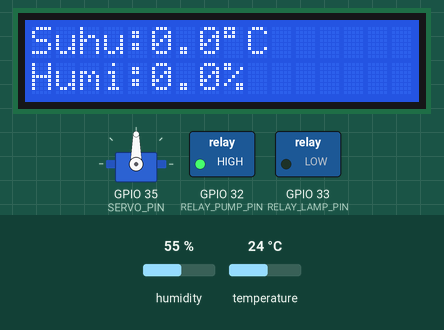
This sketch was run on a simulated ESP32. Shown: 16×2 character LCD, servo, switched loads named in the sketch (green lamp = pin HIGH). The test bench sets the inputs (shaded band); at power-on: temperature 24 °C, humidity 55 %. WiFi joins after 1.5 s; servers stay silent unless stated; no MQTT or app messages arrive unless stated; what the sketch prints to the serial monitor is not drawn.

Above: at 5.8 s.
5.9 s: temperature set to 31.2 °C
At 13.3 s:
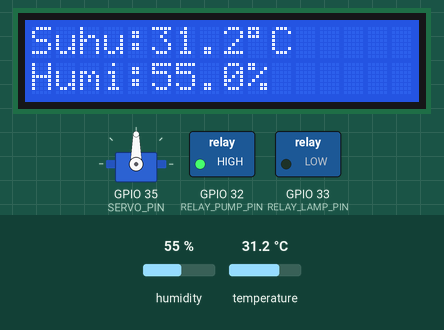
16.1 s: temperature set to 32.4 °C
At 23.7 s:
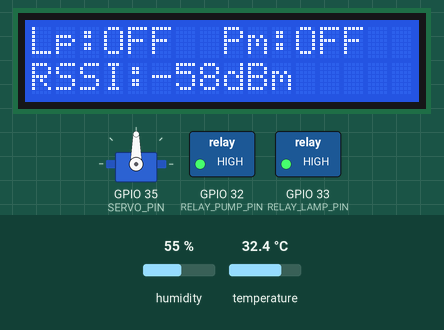
26.1 s: humidity set to 22 %
At 33.4 s:
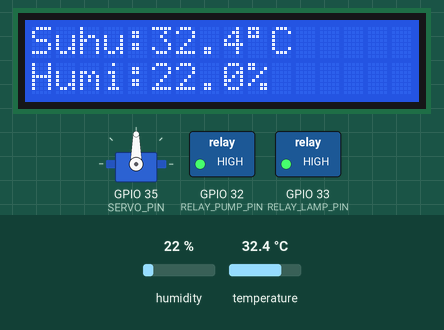
36.1 s: temperature set to 28.6 °C
At 41.9 s:
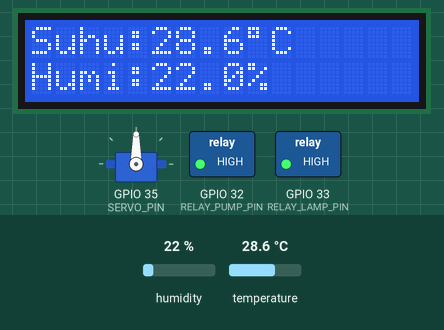
44.1 s: temperature set to 27.3 °C
At 48.0 s:
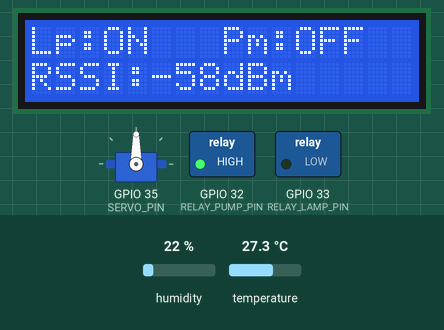
Timing chart, 0 to 49.5 s (numbered marks = the images above; inputs shaded):
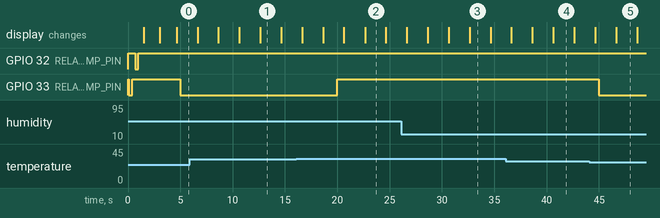

Measured:
- the behaviour switches between 31.9 and 32 °C on temperature (found by bisection; images 1 and 2)
- the behaviour switches between 28 and 27.9 °C on temperature (found by bisection; images 4 and 5)
- after the input at 16.1 s, GPIO 33 (RELAY_LAMP_PIN): LOW → HIGH after 3.9 s; the display: first differs from a run without the input after 4.5 s (image 2 shows a later state)
- after the input at 26.1 s, the display: first differs from a run without the input after 6.5 s (image 3)
- after the input at 36.1 s, the display: first differs from a run without the input after 4.5 s (image 4)
- after the input at 44.1 s, GPIO 33 (RELAY_LAMP_PIN): HIGH → LOW after 0.91 s; the display: first differs from a run without the input after 2.5 s (image 5)
- what the display in image 1 shows lasts 2.0 s, from 12.6 s to 14.6 s

The sketch:

esp32_iot_controller_fixed.ino
```cpp
#include <WiFi.h>
#include <WiFiClientSecure.h>
#include <PubSubClient.h>
#include <ArduinoJson.h>
#include <ESP32Servo.h>
#include <DHT.h>
#include <Wire.h>
#include <LiquidCrystal_I2C.h>

// ════════════════════════════════════════════════════════════
//  PIN DEFINITIONS
// ════════════════════════════════════════════════════════════
#define DHT_PIN         5
#define DHT_TYPE        DHT22
#define SERVO_PIN       35
#define RELAY_LAMP_PIN  33
#define RELAY_PUMP_PIN  32

// ── I2C custom pins ──────────────────────────────────────────
#define I2C_SDA  21
#define I2C_SCL  22

// FIX: Sesuaikan dengan jenis relay board kamu.
//      Kebanyakan modul relay China: Active LOW → RELAY_ON = LOW
//      Jika relay tidak nyala sama sekali, coba balik ke HIGH/LOW
#define RELAY_ON   LOW
#define RELAY_OFF  HIGH

#define SERVO_IDLE   90
#define SERVO_OPEN  180

#define LCD_COLS  16
#define LCD_ROWS   2

#define TEMP_LAMP_ON   28.0f   // nyala kalau suhu < 28°C
#define TEMP_LAMP_OFF  32.0f   // mati  kalau suhu > 32°C

// ════════════════════════════════════════════════════════════
//  KONFIGURASI
// ════════════════════════════════════════════════════════════
const char* WIFI_SSID       = "PRAXIS-TNJ";
const char* WIFI_PASSWORD   = "@techno@213";

// MQTT (HiveMQ Cloud)
const char* MQTT_SERVER     = "601011583e8349a79985f364d6cbae47.s1.eu.hivemq.cloud";
const int   MQTT_PORT       = 8883;
const char* MQTT_USERNAME   = "IoTeam";
const char* MQTT_PASSWORD_M = "Roostech123";
const char* CLIENT_ID       = "esp32-controller";

// Topics
const char* TOPIC_COMMAND   = "esp32/command";
const char* TOPIC_TELEMETRY = "esp32/telemetry";
const char* TOPIC_STATUS    = "esp32/status";

// Interval
const unsigned long TELEMETRY_INTERVAL  = 5000UL;
const unsigned long RECONNECT_INTERVAL  = 5000UL;
const unsigned long LCD_UPDATE_INTERVAL = 2000UL;

// ════════════════════════════════════════════════════════════
//  GLOBALS
// ════════════════════════════════════════════════════════════
WiFiClientSecure secureClient;
PubSubClient     mqttClient(secureClient);
DHT              dht(DHT_PIN, DHT_TYPE);
Servo            feederServo;
LiquidCrystal_I2C lcd(0x27, LCD_COLS, LCD_ROWS);

unsigned long lastTelemetryMs = 0;
unsigned long lastReconnectMs = 0;
unsigned long lastLcdMs       = 0;

bool  lampState = false;
bool  pumpState = false;
float lastTemp  = 0.0f;
float lastHumi  = 0.0f;

int lcdPage = 0;

// ════════════════════════════════════════════════════════════
//  FORWARD DECLARATIONS
// ════════════════════════════════════════════════════════════
void connectWiFi();
void connectMQTT();
void mqttCallback(char* topic, byte* payload, unsigned int length);
void publishStatus(const char* state);
void publishTelemetry(float temp, float humi, int rssi);
void handleCommand(const char* payload, unsigned int length);
void setLamp(bool on, const char* by = "manual");
void setPump(bool on);
void doFeeding(int durationSec);
void checkAutoLamp(float temp);
void readAndPublishSensor();
void updateLCD();
void lcdShowLine(int row, const String& text);

// ════════════════════════════════════════════════════════════
//  SETUP
// ════════════════════════════════════════════════════════════
void setup() {
    Serial.begin(115200);
    Serial.println("\n[Boot] ESP32 IoT Controller starting...");

    // ── GPIO ────────────────────────────────────────────────
    pinMode(RELAY_LAMP_PIN, OUTPUT);
    pinMode(RELAY_PUMP_PIN, OUTPUT);
    digitalWrite(RELAY_LAMP_PIN, RELAY_OFF);
    digitalWrite(RELAY_PUMP_PIN, RELAY_OFF);

    // ── FIX: I2C custom SDA/SCL sebelum lcd.init() ──────────
    Wire.begin(I2C_SDA, I2C_SCL);

    // ── LCD I2C ─────────────────────────────────────────────
    lcd.init();
    lcd.backlight();
    lcd.setCursor(0, 0); lcd.print("  IoT Controller");
    lcd.setCursor(0, 1); lcd.print("  Booting...    ");
    Serial.println("[LCD]  Initialized");

    // ── FIX: Relay boot-test ─────────────────────────────────
    // Jika relay berbunyi klik 2x → hardware OK, masalah di logika/MQTT
    // Jika tidak berbunyi sama sekali → cek wiring / ganti RELAY_ON ke HIGH
    Serial.println("[TEST] Relay lamp test...");
    digitalWrite(RELAY_LAMP_PIN, RELAY_ON);
    delay(300);
    digitalWrite(RELAY_LAMP_PIN, RELAY_OFF);
    delay(300);
    Serial.println("[TEST] Relay pump test...");
    digitalWrite(RELAY_PUMP_PIN, RELAY_ON);
    delay(300);
    digitalWrite(RELAY_PUMP_PIN, RELAY_OFF);
    Serial.println("[TEST] Relay test selesai");

    // ── Servo ────────────────────────────────────────────────
    feederServo.attach(SERVO_PIN);
    feederServo.write(SERVO_IDLE);
    delay(500);
    feederServo.detach(); // FIX: detach agar tidak jitter/panas saat idle

    // ── DHT ─────────────────────────────────────────────────
    dht.begin();

    // ── WiFi ─────────────────────────────────────────────────
    lcd.clear();
    lcd.setCursor(0, 0); lcd.print("Connecting WiFi ");
    connectWiFi();
    lcd.clear();
    lcd.setCursor(0, 0); lcd.print("WiFi OK!        ");
    lcd.setCursor(0, 1);
    String ipStr = WiFi.localIP().toString();
    while (ipStr.length() < LCD_COLS) ipStr += ' ';
    lcd.print(ipStr.substring(0, LCD_COLS));
    delay(1500);

    // ── MQTT ─────────────────────────────────────────────────
    secureClient.setInsecure();
    mqttClient.setServer(MQTT_SERVER, MQTT_PORT);
    mqttClient.setCallback(mqttCallback);
    mqttClient.setBufferSize(512);
    connectMQTT();

    Serial.println("[Boot] Setup selesai!");
}

// ════════════════════════════════════════════════════════════
//  LOOP
// ════════════════════════════════════════════════════════════
void loop() {
    // ── MQTT keepalive ───────────────────────────────────────
    if (!mqttClient.connected()) {
        unsigned long now = millis();
        if (now - lastReconnectMs >= RECONNECT_INTERVAL) {
            lastReconnectMs = now;
            connectMQTT();
        }
        return;
    }
    mqttClient.loop();

    unsigned long now = millis();

    // ── Telemetri + auto lamp ────────────────────────────────
    if (now - lastTelemetryMs >= TELEMETRY_INTERVAL) {
        lastTelemetryMs = now;
        readAndPublishSensor();
    }

    // ── Update LCD ───────────────────────────────────────────
    if (now - lastLcdMs >= LCD_UPDATE_INTERVAL) {
        lastLcdMs = now;
        updateLCD();
    }
}

// ════════════════════════════════════════════════════════════
//  SENSOR
// ════════════════════════════════════════════════════════════
void readAndPublishSensor() {
    float temp = dht.readTemperature();
    float humi = dht.readHumidity();

    if (isnan(temp) || isnan(humi)) {
        Serial.println("[DHT] !! Gagal baca sensor");
        lcd.clear();
        lcdShowLine(0, "DHT Error!      ");
        lcdShowLine(1, "Cek kabel DHT22 ");
        return;
    }

    lastTemp = temp;
    lastHumi = humi;
    Serial.printf("[DHT]  Suhu: %.1f C | Humi: %.1f%%\n", temp, humi);

    checkAutoLamp(temp);
    publishTelemetry(temp, humi, WiFi.RSSI());
}

// ════════════════════════════════════════════════════════════
//  LCD UPDATE — Bolak-balik 2 halaman tiap LCD_UPDATE_INTERVAL
//  Halaman 0: Suhu & Humidity
//  Halaman 1: Status Lamp & Pump + RSSI
// ════════════════════════════════════════════════════════════
void updateLCD() {
    lcd.clear();
    if (lcdPage == 0) {
        // Baris 0: "Suhu:28.5C"
        char line0[LCD_COLS + 1];
        snprintf(line0, sizeof(line0), "Suhu:%-5.1fC     ", lastTemp);
        // tambahkan karakter derajat manual
        lcd.setCursor(0, 0);
        lcd.print("Suhu:");
        lcd.print(lastTemp, 1);
        lcd.write((uint8_t)223); // °
        lcd.print("C");

        // Baris 1: "Humi:65.2%"
        lcd.setCursor(0, 1);
        lcd.print("Humi:");
        lcd.print(lastHumi, 1);
        lcd.print("%");

    } else {
        // Baris 0: "Lp:ON  Pm:OFF"
        lcd.setCursor(0, 0);
        lcd.print("Lp:");
        lcd.print(lampState ? "ON " : "OFF");
        lcd.print("  Pm:");
        lcd.print(pumpState ? "ON " : "OFF");

        // FIX: rssiStr sebelumnya dideklarasi tapi tidak di-print ke LCD
        lcd.setCursor(0, 1);
        String rssiStr = "RSSI:" + String(WiFi.RSSI()) + "dBm";
        while (rssiStr.length() < LCD_COLS) rssiStr += ' ';
        lcd.print(rssiStr.substring(0, LCD_COLS));
    }
    lcdPage = 1 - lcdPage;
}

void lcdShowLine(int row, const String& text) {
    lcd.setCursor(0, row);
    String padded = text;
    while ((int)padded.length() < LCD_COLS) padded += ' ';
    lcd.print(padded.substring(0, LCD_COLS));
}

// ════════════════════════════════════════════════════════════
//  WIFI
// ════════════════════════════════════════════════════════════
void connectWiFi() {
    WiFi.mode(WIFI_STA);
    WiFi.begin(WIFI_SSID, WIFI_PASSWORD);
    int attempt = 0;
    while (WiFi.status() != WL_CONNECTED) {
        delay(500);
        Serial.print(".");
        if (++attempt > 40) {
            Serial.println("\n[WiFi] Gagal connect! Restart...");
            ESP.restart();
        }
    }
    Serial.printf("\n[WiFi] IP: %s\n", WiFi.localIP().toString().c_str());
}

// ════════════════════════════════════════════════════════════
//  MQTT
// ════════════════════════════════════════════════════════════
void connectMQTT() {
    StaticJsonDocument<64> willDoc;
    willDoc["state"] = "OFFLINE";
    char willPayload[64];
    serializeJson(willDoc, willPayload);

    bool ok = mqttClient.connect(
        CLIENT_ID, MQTT_USERNAME, MQTT_PASSWORD_M,
        TOPIC_STATUS, 1, true, willPayload
    );

    if (ok) {
        mqttClient.subscribe(TOPIC_COMMAND, 1);
        publishStatus("ONLINE");
        Serial.println("[MQTT] Connected & subscribed");
        lcdShowLine(0, "MQTT: Connected ");
    } else {
        Serial.printf("[MQTT] Gagal, rc=%d\n", mqttClient.state());
        lcdShowLine(0, "MQTT: FAILED!   ");
    }
}

void mqttCallback(char* topic, byte* payload, unsigned int length) {
    Serial.printf("[MQTT IN] [%s]: ", topic);
    for (unsigned int i = 0; i < length; i++) Serial.print((char)payload[i]);
    Serial.println();
    if (strcmp(topic, TOPIC_COMMAND) == 0)
        handleCommand((const char*)payload, length);
}

void publishStatus(const char* state) {
    StaticJsonDocument<64> doc;
    doc["state"] = state;
    char buf[64];
    serializeJson(doc, buf);
    mqttClient.publish(TOPIC_STATUS, buf, true);
}

// FIX: temperature & humidity dikirim sebagai float, bukan String serialized
void publishTelemetry(float temp, float humi, int rssi) {
    StaticJsonDocument<192> doc;
    doc["temperature"] = temp;
    doc["humidity"]    = humi;
    doc["rssi"]        = rssi;
    doc["lamp"]        = lampState ? "ON" : "OFF";
    doc["pump"]        = pumpState ? "ON" : "OFF";
    char buf[192];
    serializeJson(doc, buf);
    mqttClient.publish(TOPIC_TELEMETRY, buf);
}

// ════════════════════════════════════════════════════════════
//  COMMAND HANDLER
//  Commands:
//    {"command":"ping"}
//    {"command":"relay","pin":"1","value":"on"}   → lampu
//    {"command":"relay","pin":"2","value":"on"}   → pompa
//    {"command":"servo","value":"start","duration":3}
// ════════════════════════════════════════════════════════════
void handleCommand(const char* payload, unsigned int length) {
    StaticJsonDocument<256> doc;
    DeserializationError err = deserializeJson(doc, payload, length);
    if (err) {
        Serial.printf("[CMD] JSON parse error: %s\n", err.c_str());
        return;
    }

    const char* cmd = doc["command"] | "";
    Serial.printf("[CMD] Command: %s\n", cmd);

    if (strcmp(cmd, "ping") == 0) {
        StaticJsonDocument<128> resp;
        resp["response"]    = "pong";
        resp["temperature"] = lastTemp;
        resp["rssi"]        = WiFi.RSSI();
        resp["lamp"]        = lampState ? "ON" : "OFF";
        resp["pump"]        = pumpState ? "ON" : "OFF";
        char buf[128];
        serializeJson(resp, buf);
        mqttClient.publish(TOPIC_TELEMETRY, buf);
    }

    else if (strcmp(cmd, "relay") == 0) {
        const char* pin   = doc["pin"]   | "";
        const char* value = doc["value"] | "";
        bool turnOn = (strcmp(value, "on") == 0);

        if      (strcmp(pin, "1") == 0) setLamp(turnOn, "mqtt");
        else if (strcmp(pin, "2") == 0) setPump(turnOn);
        else Serial.printf("[CMD] Unknown pin: %s\n", pin);
    }

    else if (strcmp(cmd, "servo") == 0) {
        float dur = doc["duration"] | 3.0f;
        if (strcmp(doc["value"] | "", "start") == 0 && dur > 0)
            doFeeding((int)dur);
    }

    else {
        Serial.printf("[CMD] Unknown command: %s\n", cmd);
    }
}

// ════════════════════════════════════════════════════════════
//  SUBSYSTEMS
// ════════════════════════════════════════════════════════════
void setLamp(bool on, const char* by) {
    lampState = on;
    digitalWrite(RELAY_LAMP_PIN, on ? RELAY_ON : RELAY_OFF);
    Serial.printf("[LAMP]  %s (by: %s)\n", on ? "NYALA" : "MATI", by);
}

// ════════════════════════════════════════════════════════════
//  FIX: checkAutoLamp
//  Sebelumnya:  shouldOn = (temp >= 30 && temp < 35)
//    → Lampu nyala saat suhu TINGGI (30–35°C), tidak masuk akal
//      untuk heater/penghangat kandang.
//
//  Sesudah (hysteresis benar):
//    → Lampu ON  jika suhu < TEMP_LAMP_ON  (terlalu dingin)
//    → Lampu OFF jika suhu >= TEMP_LAMP_OFF (sudah cukup hangat)
//    → Di antara kedua threshold: state tidak berubah (hysteresis)
//
//  Jika kamu butuh logika PENDINGIN (fan/AC), balikkan kondisinya:
//    lampState ON  jika suhu >= TEMP_LAMP_OFF
//    lampState OFF jika suhu <  TEMP_LAMP_ON
// ════════════════════════════════════════════════════════════
void checkAutoLamp(float temp) {
    bool newState = lampState; // pertahankan state saat ini (hysteresis)

    if (temp < TEMP_LAMP_ON) {
        newState = true;   // terlalu dingin → nyalakan pemanas
    } else if (temp >= TEMP_LAMP_OFF) {
        newState = false;  // sudah cukup hangat → matikan pemanas
    }
    // zona hysteresis (TEMP_LAMP_ON <= temp < TEMP_LAMP_OFF): tidak berubah

    if (newState != lampState) {
        Serial.printf("[AUTO]  Suhu %.1fC → Lampu %s\n", temp, newState ? "NYALA" : "MATI");
        setLamp(newState, "auto");
    }
}

void setPump(bool on) {
    pumpState = on;
    digitalWrite(RELAY_PUMP_PIN, on ? RELAY_ON : RELAY_OFF);
    Serial.printf("[PUMP]  %s\n", on ? "NYALA" : "MATI");
}

// FIX: attach servo hanya saat digunakan, detach setelah selesai
void doFeeding(int durationSec) {
    Serial.printf("[FEED]  Mulai %d detik\n", durationSec);
    lcdShowLine(0, "  AUTO FEEDING  ");
    lcdShowLine(1, "Dur: " + String(durationSec) + "s...      ");

    feederServo.attach(SERVO_PIN);
    feederServo.write(SERVO_OPEN);

    unsigned long startMs = millis();
    while (millis() - startMs < (unsigned long)durationSec * 1000UL) {
        mqttClient.loop();
        delay(50);
    }

    feederServo.write(SERVO_IDLE);
    delay(500);
    feederServo.detach(); // FIX: detach agar tidak jitter & hemat daya

    lcdShowLine(0, "Feeding done!   ");
    lcdShowLine(1, "                ");
    Serial.println("[FEED]  Selesai");

    StaticJsonDocument<64> doc;
    doc["event"]    = "feeding_done";
    doc["duration"] = durationSec;
    char buf[64];
    serializeJson(doc, buf);
    mqttClient.publish(TOPIC_TELEMETRY, buf);
}
```
